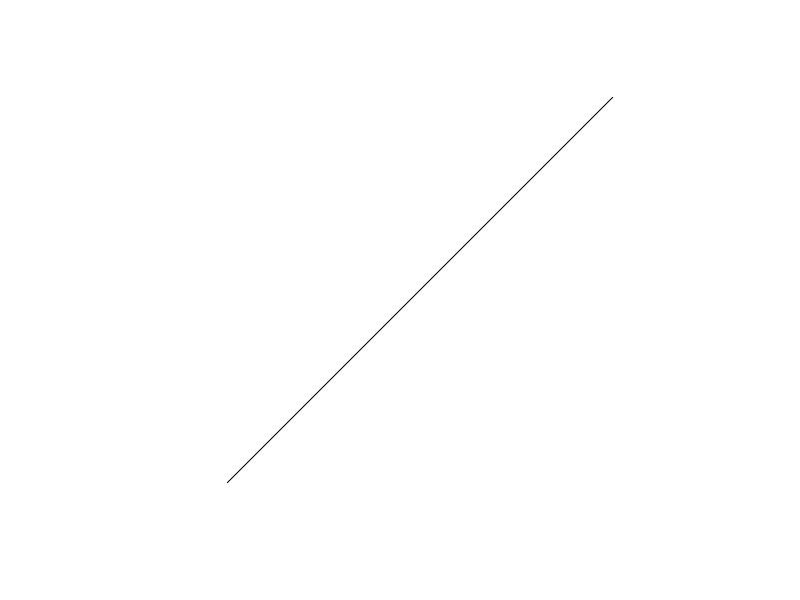
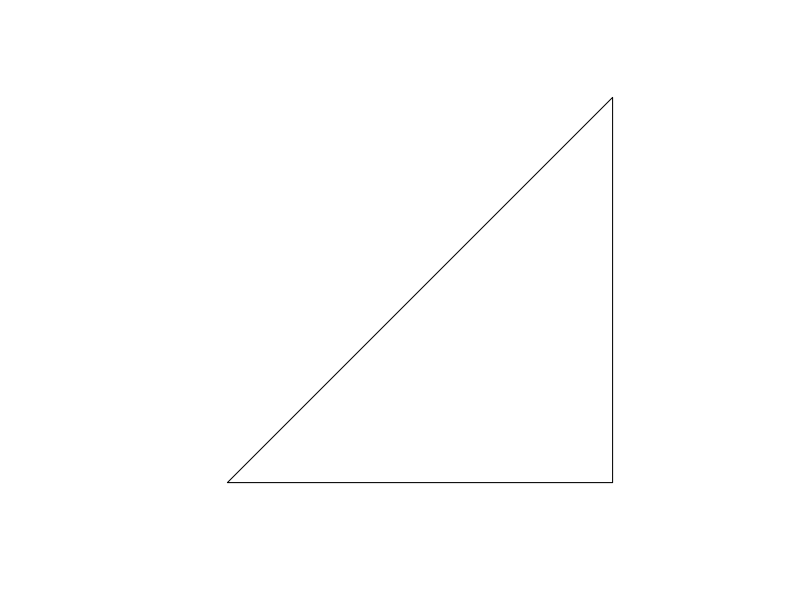

Write R code to recreate these figures, in order.
# req
library(sf)
# https://r-spatial.github.io/sf/reference/st.html

# point
# Create a point
point <- st_point(c(5, 5))

# Convert to spatial feature
point_sf <- st_sf(geometry = st_sfc(point))

# Plot the point
plot(point_sf)


# line
# Create a line from a matrix of coordinates
line <- st_linestring(matrix(1:6, 3, 2))

# Convert to spatial feature
line_sf <- st_sf(geometry = st_sfc(line))

# Plot the line
plot(line_sf)


# polygon
# Create a matrix of coordinates
coords <- matrix(c(2,2, 4,4, 4,2, 2,2), ncol = 2, byrow = TRUE)

# Create a list of matrices (in this case, just one matrix)
list_of_coords <- list(coords)

# Create the polygon
polygon <- st_polygon(list_of_coords)

# Convert to spatial feature
polygon_sf <- st_sf(geometry = st_sfc(polygon))

# Plot the polygon
plot(polygon_sf)
